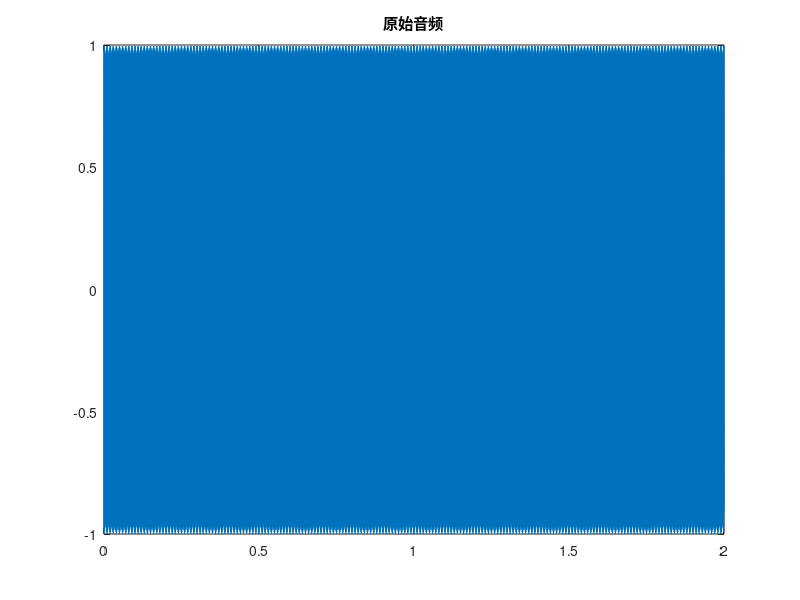

The MATLAB source for this figure: (Note: this script raises an error after producing the figure.)
%%本代码用于生成PWM调制波形及频谱图

clc;
clear;

time_len = 2;% 设置时间长度为2s

fs = 44100;
t_orig = 0:1/fs:time_len-1/fs;
data_read = sawtooth(2*pi*1000*t_orig,0.5);% sin(2*pi*1000*t_orig); % 手动生成单频信号

filename = '1kHz_sawtooth.mp3';

% filename = 'call-my-wife-George.mp3';
% [data_read, fs] = audioread(['voice_command_test\',filename]); % 读取音频

data_read = data_read / max(abs(data_read)); % 音频归一化

% 进行长度填充
if(length(data_read) > time_len * fs) % fs为音频采样率
    data = data_read(1:time_len * fs);
else
    data = zeros(time_len * fs, 1);
    data(1:length(data_read)) = data_read;
end

t_orig = 0:1/fs:time_len-1/fs;

figure()
plot(t_orig, data)
title("原始音频")


%% 绘制原始音频频谱图

fft_data = DrawFFT(data, fs, '原始音频频谱图');

%% AM调制
% fc = 3000;
% % data_am = (data+1)/2;
% data_am = modulate(data, fc, fs, 'am');
% 
% % figure()
% % plot(t_orig, data_am)
% % title("AM调制声音信号")
% 
% fft_data = DrawFFT(data_am, fs, 'AM调制频谱图');


%% Remove the part of original audio greater than 2000 Hz
data = mean(data, 2); % 适用于多声道，对多个声道取均值

N = length(data);
t_canon = 0 : 1/fs : (N-1)/fs; % 原始声音信号采样对应的时间点
fx_canon = 0 : fs/N : fs - fs/N;

% filter low frequency bands
pass_low = 20;
pass_high = 2000;   
ts = timeseries(data, t_canon); % 创建一个timevals对象

ts_filtered = idealfilter(ts, [pass_low, pass_high], 'pass');
data_filtered = ts_filtered.Data;

% figure()
% plot(data_filtered)
% title("低通滤波后的音频")

%% Set PWM parameters
target_frequency = 32000; % PWM carrier frequency
duty_upper_bound = 0.99; % maximum duty cycle
duty_lower_bound = 0.01; % minimum duty cycle
full_busy = 2047; % Timer accuracy decreased by 1
full_idle = 2047;% Timer accuracy decreased by 1
sample_rate = target_frequency * 100; % 对PWM波的采样率 % used to calculate the sampling rate for computing PWM duty cycle

period = 1 / target_frequency; % PWM duty period
N = time_len * target_frequency; % 对duty的采样点数
t = 0 : 1 / target_frequency : (N - 1) / target_frequency; % 对PWM波的采样时间点

%% 对原始声音信号的采样点进行变换，使其与target_frequency对齐
data_interp = interp1(t_canon', data_filtered, t', 'nearest');
target_wave = data_interp;
target_wave(find(isnan(target_wave))) = 0;

target_wave = target_wave / max(abs(target_wave)); % 再次归一化

figure()
plot(target_wave)

%% Calculate PWM duty cycle
% % 对target_wave进行非线性化
% for i = 1:length(target_wave)
%     if target_wave(i) > 0.005
%         target_wave(i) = sqrt(target_wave(i));
%     elseif target_wave(i) < -0.005
%         target_wave(i) = - sqrt(-target_wave(i));
%     end
% end
% 
% figure()
% plot(target_wave)
% title("非线性化后的声音波形")
% audiowrite(['voice_command_nonlinear/',filename(1:end-4),'_nonlinear.wav'],data,fs);
% 
% 


% 生成duty
duty = (target_wave + 1) / 2 * (duty_upper_bound - duty_lower_bound) + duty_lower_bound;

% figure()
% plot(duty)
% title("占空比")

% fft_data = DrawFFT(duty, target_frequency, 'duty波频谱图');

busy_time = duty * full_busy; % us
results = [round(busy_time)];


%% generate pwm wave
period_pwm = 1 / sample_rate;
N_pwm = time_len * sample_rate;
t_pwm = 0 : period_pwm : (N_pwm - 1) * period_pwm;
pwm_wave = zeros(N_pwm, 1);

for i = 1:100:N_pwm-100+1
    busy_num = round(duty((i-1)/100+1)*100.0);
    pwm_wave(i:i+busy_num) = 1;  
end

figure()
plot(pwm_wave)
ylim([-1,2])
title("pwm_wave")

%% 绘制PWM波频谱图
fft_data = DrawFFT(pwm_wave, sample_rate, 'PWM波频谱图');

%% Write duty cycle traces to txt files
fid = fopen(['traces_test\',filename(1:end-4),'_duty_cycle_32k.txt'], 'w');
% fid = fopen(['traces_test\',filename(1:end-4),'_duty_cycle_32k_nonlinear.txt'], 'w');
fprintf(fid, "a={");
for i=1:2:length(results)
    fprintf(fid, "%d,", results(i));   
    if(mod(i, 20)== 1) 
        fprintf(fid, "\n");
    end
end
fprintf(fid, "%d", results(end));
fprintf(fid, "};");
fclose(fid);

%% 画出信号的频谱
% data 需要处理的原始信号 fs:采样频率
function fft_data = DrawFFT(data, fs, til)
    N=length(data);
    fft_data=fft(data);
    magY=abs(fft_data(1:N/2))*2/N;
    f=(0:N/2-1)'*fs/N;
    figure()
%     plot(f(2:end),magY(2:end),'LineWidth',1.2);% 忽略直流分量
    plot(f,magY,'LineWidth',1.2);
%     h=stem(f, magY, 'fill','--');
%     set(h,'MarkerEdgeColor','red','Marker','*');
%     grid on;
    title(til);
    xlabel('f(Hz)'), ylabel('幅值');
    xlim([1,5000]) % 忽略直流分量
end